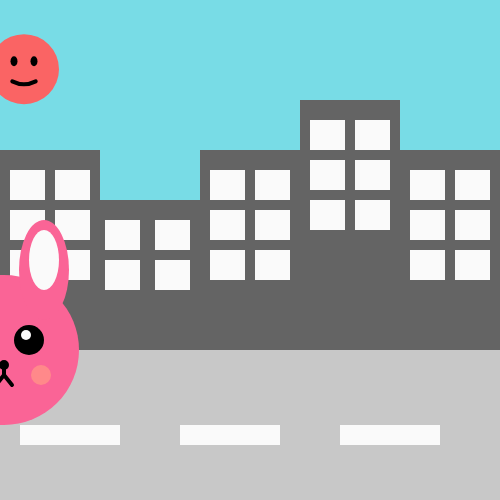
Frame 1 (no input)
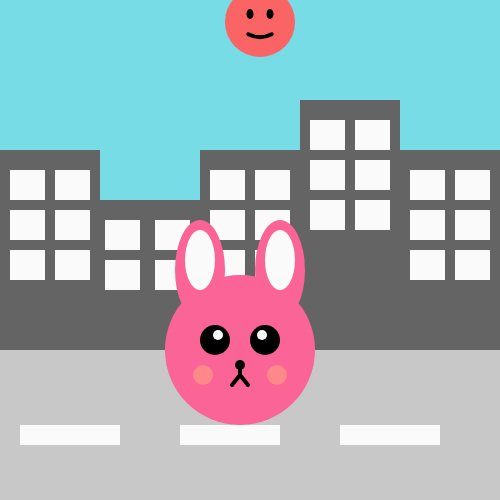
Frame 60 (no input)
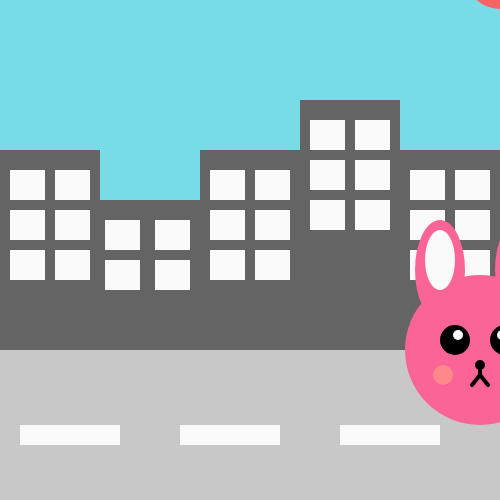
Frame 120 (the mouse pressed at the canvas centre since frame 60)

The p5.js sketch that drew these frames (run headless with seeded random() and noise() and a simulated clock; from frame 60 on, the mouse is pressed at the canvas centre):

// p5.js sketch
// ── sketch.js
let x1=20;
let y1=70;
let x2=790;
let y2=-80;
let x=0;
let y=350;
let x3=-850;
let y3=350;

function setup(){
  createCanvas(500,500);
  background(255);
  frameRate(80);
}

function draw() {
  background(120,220,230);
  if(x3>-100) {background(0);
  }
  
  noStroke();
  fill(100)
  rect(300,100,100,250);
  rect(200,150,100,200);
  rect(100,200,100,150);
  rect(0,150,100,200);
  rect(400,150,100,200);
  
  fill(200);
  rect(0,350,500,850);
  fill(250);
  rect(20,425,100,20);
  rect(180,425,100,20);
  rect(340,425,100,20);
  rect(500,425,100,20);
  
  rect(10,170,35,30);
  rect(10,210,35,30);
  rect(55,170,35,30);
  rect(55,210,35,30);
  rect(10,250,35,30);
  rect(55,250,35,30);
  
  rect(105,220,35,30);
  rect(155,220,35,30);
  rect(105,260,35,30);
  rect(155,260,35,30);

  rect(210,170,35,30);
  rect(210,210,35,30);
  rect(255,170,35,30);
  rect(255,210,35,30);
  rect(210,250,35,30);
  rect(255,250,35,30);
  
  rect(410,170,35,30);
  rect(410,210,35,30);
  rect(455,170,35,30);
  rect(455,210,35,30);
  rect(410,250,35,30);
  rect(455,250,35,30);
  
  rect(310,160,35,30);
  rect(310,200,35,30);
  rect(355,160,35,30);
  rect(355,200,35,30);
  rect(310,120,35,30);
  rect(355,120,35,30);
    
  
  x=x+ 4;
  if (x>width + 100) x=-1000
  rabit(x,y)
  
  x3=x3+ 4;
  if (x3>width + 150) x3=-950
  rabit2(x3,y3)
  
  x1=x1+ 4;
  y1=y1 - 0.8;
  if (x1>width + 900) x1=-200
  if (y1<height - 666) y1=155
  sun(x1,y1)
  
  x2=x2 + 4;
  y2=y2 - 0.8;
  if (x2>width + 900) x2=-200
  if (y2<height - 666) y2=155
  moon(x2,y2)

}


function sun(x1,y1) {
  noStroke();
  fill(250,100,100);
  ellipse(x1,y1,70,70);
  fill(0);
  ellipse(x1-10, y1-8, 7, 10);
  ellipse(x1+10, y1-8, 7, 10);
  noFill();
  stroke(0);
  arc(x1,y1-20,60,70,radians(70),radians(110));
}

function moon(x2,y2){
  noStroke();
  fill(250,200,0);
  ellipse(x2,y2,70,70);
  fill(0);
  ellipse(x2-10, y2-8, 7, 10);
  ellipse(x2+10, y2-8, 7, 10);
  noFill();
  stroke(0);
}


function rabit(x, y) {
  fill(250,100,150);
  ellipse(x,y,150,150);
  ellipse(x-40, y-80, 50, 100);
  ellipse(x+40, y-80, 50, 100);
  fill(250)
  ellipse(x+40, y-90, 30, 60);

  ellipse(x-40, y-90, 30, 60);
  fill(255,137,138)
  ellipse(x-37, y+25, 20, 20);
  ellipse(x+37, y+25, 20, 20);
  
  //目
  fill(0)
  ellipse(x-25, y-10, 30, 30);
  ellipse(x+25, y-10, 30, 30);
  ellipse(x,y+15,10,10);

  fill(250)
  ellipse(x+22, y-15, 10, 10);
  ellipse(x-22, y-15, 10, 10);
  
  //口
  stroke(0);
  strokeWeight(4);
  line(x,y+15,x,y+25)
  line(x,y+25,x-8,y+35);
  line(x,y+25,x+8,y+35);
}

function rabit2(x3, y3) {
  noStroke();
  fill(250,100,150);
  ellipse(x3,y3,150,150);
  ellipse(x3-40, y3-80, 50, 100);
  ellipse(x3+40, y3-80, 50, 100);
  fill(250)
  ellipse(x3+40, y3-90, 30, 60);

  ellipse(x3-40, y3-90, 30, 60);
  fill(255,137,138)
  ellipse(x3-37, y3+25, 20, 20);
  ellipse(x3+37, y3+25, 20, 20);
  
  //目
  fill(0)
  ellipse(x3-25, y3-10, 30, 30);
  ellipse(x3+25, y3-10, 30, 30);
  ellipse(x3,y3+15,10,10);

  fill(250)
  ellipse(x3+22, y3-15, 10, 10);
  ellipse(x3-22, y3-15, 10, 10);
  
  //口
  stroke(0);
  strokeWeight(4);
  line(x3,y3+15,x3,y3+25)
  line(x3,y3+25,x3-8,y3+35);
  line(x3,y3+25,x3+8,y3+35);
}
